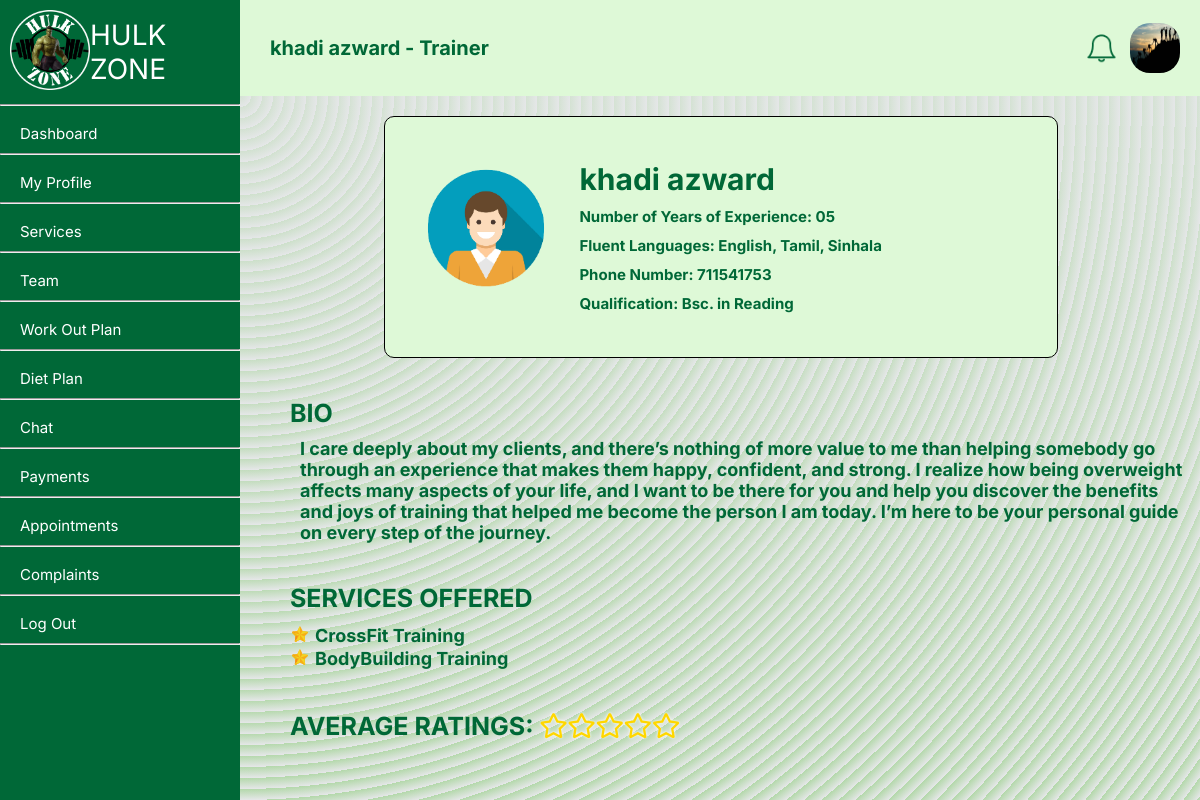
Screenshot of /member/employeeProfile.php?userID=99 (signed in) with the database file from the repository.
### tables this page shows
CREATE TABLE `user` (
  `userID` int NOT NULL,
  `fName` text NOT NULL,
  `lName` text NOT NULL,
  `NIC` text NOT NULL,
  `gender` varchar(50) NOT NULL,
  `profilePhoto` text,
  `dateOfBirth` date NOT NULL,
  `roles` int NOT NULL,
  `statuses` int NOT NULL,
  `contactNumber` int NOT NULL,
  `streetNumber` varchar(255) DEFAULT NULL,
  `addressLine01` text,
  `addressLine02` text,
  `city` text,
  `pw` varchar(255) NOT NULL,
  `created_at` date NOT NULL,
  `email` varchar(50) NOT NULL
);

CREATE TABLE `employee` (
  `employeeID` int NOT NULL,
  `userID` int NOT NULL,
  `noOfYearsOfExperience` varchar(100) NOT NULL,
  `avgRating` double NOT NULL DEFAULT '0',
  `qualification` text NOT NULL,
  `description` text NOT NULL,
  `language` varchar(255) NOT NULL
);

CREATE TABLE `employeeservice` (
  `serviceID` int NOT NULL,
  `employeeID` int NOT NULL
);

### member/setProfilePic.php (called while the page is built, shortened)
<?php
$query = "SELECT * from user where userID = " . $_SESSION['userID'];
    $result = mysqli_query($conn, $query);
    $query1 = "SELECT * from member where userID = " . $_SESSION['userID'];
    $result1 = mysqli_query($conn, $query1);
    if (mysqli_num_rows($result) == 1 && mysqli_num_rows($result1) == 1) {
        $row = mysqli_fetch_assoc($result);
    } else {
        echo '<script> window.alert("Error receiving data!");</script>';
    }
    if(isset($row['profilePhoto']) && $row['profilePhoto'] != NULL){
        $profilePictureLink = $row['profilePhoto'];
    }else{
        $profilePictureLink = '../profileImages/default.png';
    }
?>

### member/employeeProfile.php (the view, shortened to what this page needs)
<?php
include '../connect.php';
?>
<?php
    include("setProfilePic.php");
?>
<?php
    $eId = $_GET['userID'];
    $sql = "SELECT * FROM user WHERE userID = '$eId'";
    $result = mysqli_query($conn, $sql);
    $sql2 = "SELECT * FROM employee WHERE userID = '$eId'";
    $result2 = mysqli_query($conn, $sql2);
    if (mysqli_num_rows($result) > 0 && mysqli_num_rows($result2) > 0) {
        $row = mysqli_fetch_assoc($result);
        $row2 = mysqli_fetch_assoc($result2);
        $fullName = $row["fName"] . " " . $row["lName"];
        $phone = $row['contactNumber'];
        if(isset($row['profilePhoto']) && $row['profilePhoto'] != NULL){
            $profilePicture= $row['profilePhoto'];
        }else{
            $profilePicture = '../profileImages/default.png';
        }
        $phone = (isset($row["contactNumber"])) ? $row["contactNumber"] : '';
        $role = (isset($row["roles"])) ? $row["roles"] : '';
        if($role == 2){
            $role = "Trainer";
        }else{
            $role = "Dietician";
        }
        $description = (isset($row2["description"])) ? $row2["description"] : '';
        $experience = (isset($row2["noOfYearsOfExperience"])) ? $row2["noOfYearsOfExperience"] : '';
        $rating = (isset($row2["avgRating"])) ? $row2["avgRating"] : '';
        $qualification = (isset($row2["qualification"])) ? $row2["qualification"] : '';
        $lang = (isset($row2["language"])) ? $row2["language"] : '';
        $empID = $row2['employeeID'];
        $sql3 = "SELECT * from employeeservice where employeeID = " . $empID;
        $result3 = mysqli_query($conn, $sql3);
    }
?>
<!DOCTYPE html>
<html lang="en">
<head>
    <link rel="stylesheet" type="text/css" href="../member/style/gen.css">
    <link rel="stylesheet" type="text/css" href="../member/style/team.css">
    <link rel="stylesheet" href="https://cdnjs.cloudflare.com/ajax/libs/font-awesome/5.15.3/css/all.min.css">
</head>
<body>
    <div class="container">
        <div class = "nav-bar">
            <?php
                include("navBar.php");
            ?>
        <div class="body">
            <div class = "header">
                <div class="left">
                    <?php echo $fullName . " " . "-" . " " . $role;?>
                </div>
                <div class="right">
                    <div class="notification-bell">
                        <?php include("notifications.php"); ?>
                    </div>
                    <img src="<?php echo $profilePictureLink; ?>" alt="dp" width="50px" height="50px" style="border-radius: 20px;">
                </div>
            </div>
            <div class="content">
                <div class="top-r">
                        <div style= "width:20%; text-align:center; margin:20px;"><img src = "<?php echo $profilePicture; ?>" height = '175px' weight = '175px' style="border-radius:10px;"></div>
                        <div class ="top-r-div">
                            <div style="font-size:30px;"><?php echo $fullName;?></div>
                            <div style="font-size:15px; margin-top:10px;">Number of Years of Experience: <?php echo $experience;?> </div>
                            <div style="font-size:15px; margin-top:10px;">Fluent Languages: <?php echo  $lang?> </div>
                            <div style="font-size:15px; margin-top:10px;">Phone Number: <?php echo $phone;?> </div>
                            <div style="font-size:15px; margin-top:10px;">Qualification: <?php echo $qualification;?> </div>
                        </div>
                </div>
                <div class="middle-r">
                    BIO
                    <p><?php echo $description; ?></p>
                </div>
                <div class="middle-r">
                    SERVICES OFFERED
                    <?php
                        echo '<table> ';
                        if (mysqli_num_rows($result3) > 0) {
                            while ($row3 = mysqli_fetch_assoc($result3)) {
                                $field1name = $row3["serviceID"];
                                if($field1name == 1){
                                    $service = "CrossFit Training";
                            } else if ($field1name == 2) {
                                $service = "BodyBuilding Training";
                            }else if ($field1name == 3) {
                                $service = "Diet Service";
                            }else if($field1name == 4){
                                $service = "Strength Training";
                            }else{
                                $service = "Result Unknown";
                            }
                                echo '<tr>
                                <ul>
                                    <td><li>'.$service.'</li></td>
                                </tr>';
                            }
                        }
                        echo '</table>';
                    ?>
                </div>
                <div class="middle-r">
                    AVERAGE RATINGS:
                    <?php
                        $stars = '';
                        for ($i = 1; $i <= 5; $i++) {
                            if ($i <= round($rating)) {
                                $stars .= '<span class="fas fa-star" style="color: gold;  text-shadow: 0px 0px 3px #FFFFFF; font-size: 25px; display: inline-block;"></span>';
                            } else {
                                $stars .= '<span class="far fa-star" style="color: gold; text-shadow: 0px 0px 3px #FFFFFF; font-size: 25px;display: inline-block;"></span>';
                            }
                        }
                        echo $stars;
                    ?>
                </div>
            </div>
        </div>
</body>
</html>

### member/style/gen.css (style rules this page uses)
.container { display: flex; flex-direction: row; }
.nav-bar { float:left; width: 20%; height: 100vh; background-color: #006837; }
.body { float:left; width: 80%; height: 100vh; display: flex; flex-direction: column; }
.header { height: 12%; background-color: #DEF9D7; display: flex; flex-direction: row; }
.content { height: 88%; background-color: white; overflow-y: auto; overflow-x: hidden; content: ''; }
body { margin: 0; font-family: 'Inter', sans-serif; }
.left { float: left; width: 80%; display: flex; align-items: center; padding: 30px; color: rgba(0, 104, 55, 1); font-size: 20px; font-weight: bold; }
.right { float: left; width: 10%; display: flex; flex-direction: row; align-items: center; margin: 20px; justify-content: space-between; }

### member/style/team.css (style rules this page uses)
tr { margin: 40px; justify-content: space-between; }
table { width:90%; margin: 0 auto; }
td { width:30%; }
.top-r { margin: 20px; margin-left: 15%; background-color: #DEF9D7; height: 30vh; font-size: 20px; color: #006837; border-radius: 10px; display: flex; align-items: center; flex-direction: row; width: 70%; border: 1px solid black; }
.top-r-div { width:60%; display:flex; flex-direction:column; font-weight:bold; margin-left: 20px; justify-content: center; }
.middle-r { margin-left: 50px; font-weight: bold; font-size: 25px; color: #006837; margin-top: 40px; }
.middle-r p { font-weight: 0; font-size: 18px; margin: 10px; }
li { list-style-image: url("../images/star.png"); font-weight: 0; font-size: 18px; }
.middle-r tr, td, table { padding: 0; margin: 0; margin-top: -15px; }
.content { background-color: #e5e7e8; opacity: 1; background-image: repeating-radial-gradient( circle at 0 0, transparent 0, #e5e7e8 11px ), repeating-linear-gradient( #b3d8aa55, #b3d8aa ); }

### rows the page displays
user: fullName "khadi azward", roles "Trainer", contactNumber "711541753"
user: profilePhoto (picture)
employee: noOfYearsOfExperience "05", language "English, Tamil, Sinhala", qualification "Bsc. in Reading", description "I care deeply about my clients, and there’s nothing of more value to me than helping somebody go through an experience that makes them happy, confident, and strong. I realize how being overweight affects many aspects of your life, and I want to be there for you and help you discover the benefits and joys of training that helped me become the person I am today. I’m here to be your personal guide on every step of the journey.", avgRating 0 (drawn)
employeeservice: serviceID "CrossFit Training"
employeeservice: serviceID "BodyBuilding Training"
